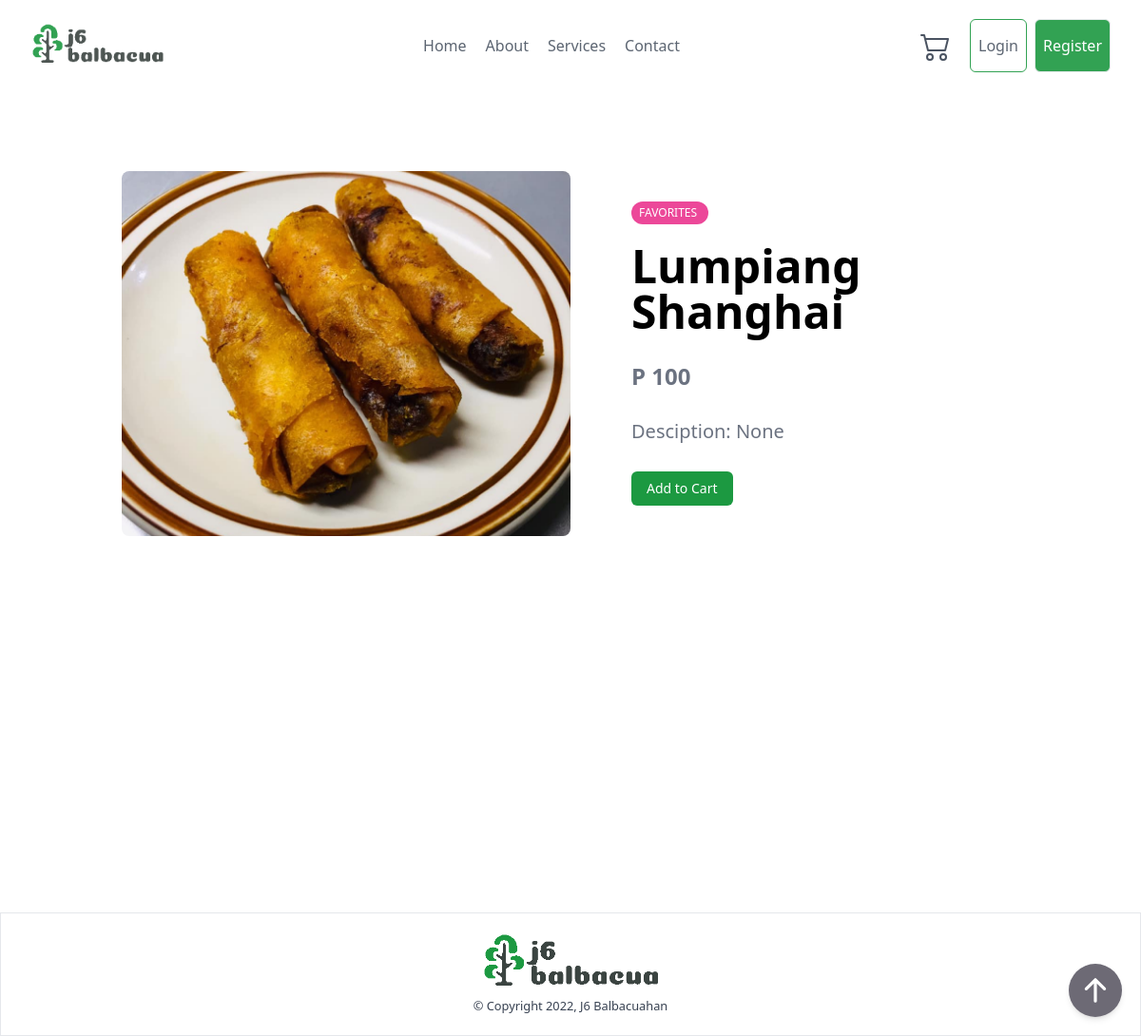
Page /detail/6/ on the earlier database version.
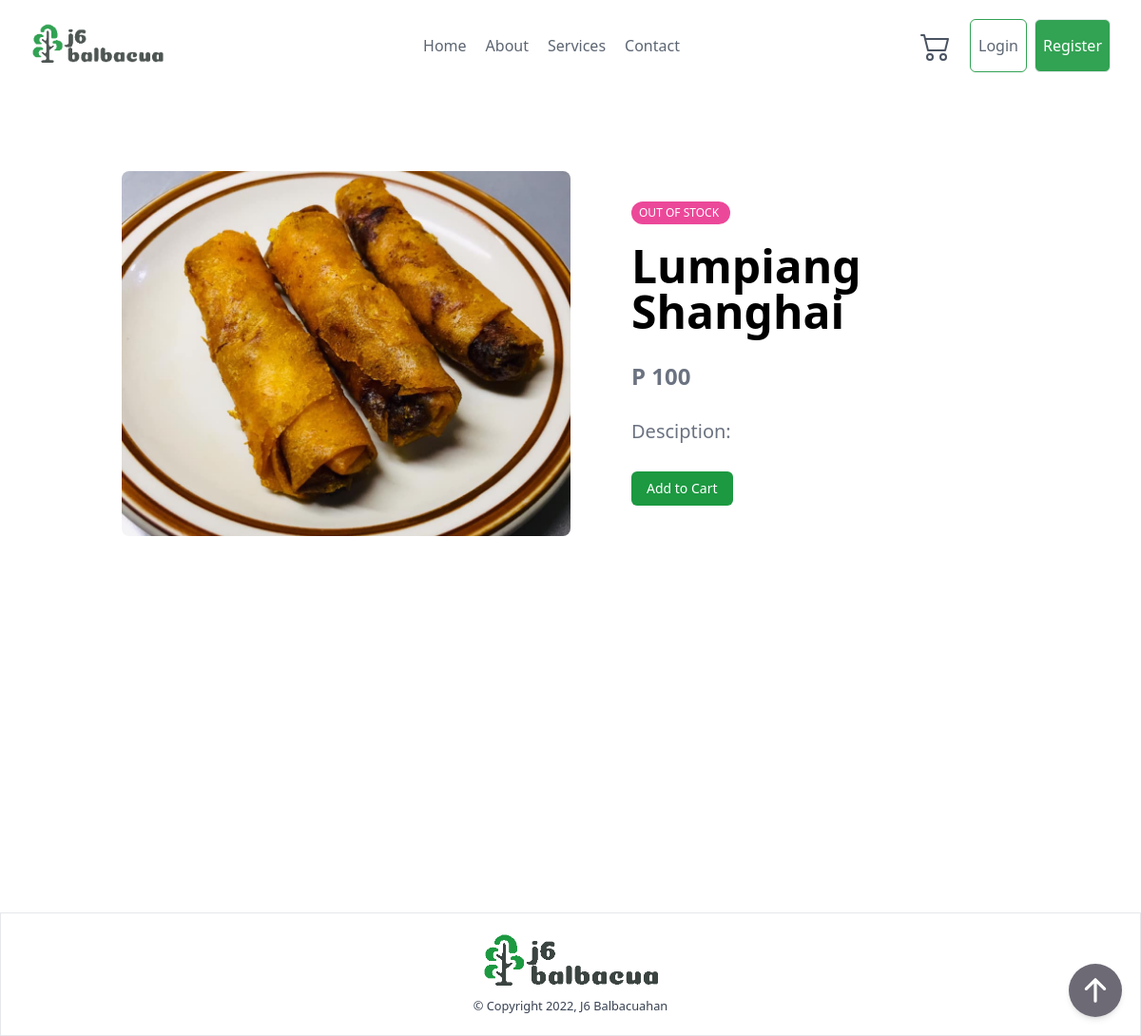
Same page on the later database version.
### ordering/models.py (models this page shows, shortened)
class Food(models.Model):
    STATUS = [
        ('Best Seller', 'Best Seller'),
        ('Favorites', 'Favorites'),
        ('Special', 'Special'),
        ('Out Of Stock', 'Out Of Stock')
    ]
    name = models.CharField(max_length=255)
    price = models.PositiveIntegerField()
    status = models.CharField(
        max_length=50, choices=STATUS, default='Favorites')
    food_image = models.ImageField(
        upload_to='food_img/', null=True, blank=True)
    description = models.TextField(blank=True, null=True)
    created = models.DateTimeField(auto_now_add=True)
    updated = models.DateTimeField(auto_now=True)

### ordering/views.py (the view)
# urls.py: path('detail/<int:pk>/', views.DetailView.as_view(), name="detail-view"),
class DetailView(DetailView):
    template_name = "detail_full_view.html"
    model = Food
    context_object_name = "food"

### templates/detail_full_view.html
{% extends 'base.html' %}
{% block content %}
{% include 'components/header.html' %}
<div class="min-h-screen container mx-auto p-5 mt-16">
    <div class="flex flex-col items-center sm:px-5 md:flex-row">
        <div class="w-full md:w-1/2">
            <a href="{% url 'detail-view' food.pk %}" class="block">
                <img class="object-cover w-full h-full rounded-lg max-h-64 sm:max-h-96" src="{{ food.food_image.url }}">
            </a>
        </div>
        <div class="flex flex-col items-start justify-center w-full h-full py-6 mb-6 md:mb-0 md:w-1/2">
            <div class="flex flex-col items-start justify-center h-full space-y-3 transform md:pl-10 lg:pl-16 md:space-y-5">
                <div class="bg-pink-500  items-center pl-2 pr-3 py-1.5 leading-none rounded-full text-xs font-medium uppercase text-white inline-block">
                    <span>{{food.status}}</span>
                </div>
                <h1 class="text-4xl font-bold leading-none lg:text-5xl xl:text-6xl">{{food.name}}</h1>
                <p class="pt-2 font-bold text-2xl text-gray-500">P {{food.price}}</p>
                <p class="pt-2 text-xl text-gray-500">Desciption: {{food.description}}</p>
                <p class="pt-2 text-sm font-medium"><a href="{% url 'add_to_cart' food.pk %}" hx-boost="true" class="mr-1 underline"><button class="px-4 py-2 text-white transition-colors duration-200 transform rounded-md bg-j6primary hover:bg-green-500 focus:outline-none focus:bg-green-500">Add to Cart</button></a></p>
            </div>
        </div>
    </div>
</div>
{% include 'components/footer.html' %}
{% endblock %}

### templates/base.html (shortened to what this page needs)
{% load static %}
<!DOCTYPE html>
<html lang="en">
<head>
    <link rel="stylesheet" href="{% static 'css/output.css' %}">
</head>
<body>
{% block content %}
{% endblock %}
{% include 'components/floating_button.html' %}
</body>
</html>

### templates/components/header.html (shortened to what this page needs)
{% load static %}
<section class="relative w-full px-8 text-gray-700 bg-white opacity-90 body-font">
    <div class="container flex flex-col flex-wrap items-center justify-between py-5 mx-auto md:flex-row max-w-7xl">
        <a href="{% url 'index' %}" class="relative z-10 flex items-center w-auto text-2xl font-extrabold leading-none text-black select-none">
            <img class="h-12" src="{% static 'assets/img/j6-logo.png' %}" alt="">
        </a>
        <nav class="top-0 left-0 z-0 flex items-center justify-center w-full h-full py-5 -ml-0 space-x-5 text-base md:-ml-5 md:py-0 md:absolute">
            <a href="{% url 'index' %}" hx-boost="true" class="relative font-medium leading-6 text-gray-600 transition duration-150 ease-out hover:text-gray-900" x-data="{ hover: false }" @mouseenter="hover = true" @mouseleave="hover = false">
                <span class="block">Home</span>
                <span class="absolute bottom-0 left-0 inline-block w-full h-0.5 -mb-1 overflow-hidden">
                </span>
            </a>
            <a href="{% url 'about' %}" hx-boost="true" class="relative font-medium leading-6 text-gray-600 transition duration-150 ease-out hover:text-gray-900" x-data="{ hover: false }" @mouseenter="hover = true" @mouseleave="hover = false">
                <span class="block">About</span>
                <span class="absolute bottom-0 left-0 inline-block w-full h-0.5 -mb-1 overflow-hidden">
                </span>
            </a>
            <a href="{% url 'service' %}" hx-boost="true" class="relative font-medium leading-6 text-gray-600 transition duration-150 ease-out hover:text-gray-900" x-data="{ hover: false }" @mouseenter="hover = true" @mouseleave="hover = false">
                <span class="block">Services</span>
                <span class="absolute bottom-0 left-0 inline-block w-full h-0.5 -mb-1 overflow-hidden">
                </span>
            </a>
            <a href="{% url 'contact' %}" hx-boost="true" id="contact-button" class="relative font-medium leading-6 text-gray-600 transition duration-150 ease-out hover:text-gray-900" x-data="{ hover: false }" @mouseenter="hover = true" @mouseleave="hover = false">
                <span class="block">Contact</span>
                <span class="absolute bottom-0 left-0 inline-block w-full h-0.5 -mb-1 overflow-hidden">
                </span>
            </a>
        </nav>
        {% if user.is_authenticated %}
        <div class="flex gap-2 ">
            <a id="cart-icon" href="{% url 'cart' %}" hx-boost="true" class="relative p-3 cursor-pointer hover:bg-blue-200">
                <svg class="w-8 h-8" xmlns="http://www.w3.org/2000/svg" fill="currentColor" class="bi bi-cart2" viewBox="0 0 16 16">
                    <path d="M0 2.5A.5.5 0 0 1 .5 2H2a.5.5 0 0 1 .485.379L2.89 4H14.5a.5.5 0 0 1 .485.621l-1.5 6A.5.5 0 0 1 13 11H4a.5.5 0 0 1-.485-.379L1.61 3H.5a.5.5 0 0 1-.5-.5zM3.14 5l1.25 5h8.22l1.25-5H3.14zM5 13a1 1 0 1 0 0 2 1 1 0 0 0 0-2zm-2 1a2 2 0 1 1 4 0 2 2 0 0 1-4 0zm9-1a1 1 0 1 0 0 2 1 1 0 0 0 0-2zm-2 1a2 2 0 1 1 4 0 2 2 0 0 1-4 0z"/>
                </svg>
                {% if cart %}
                <p class="absolute flex items-center justify-center w-6 h-6 p-2 text-sm text-gray-100 bg-red-500 border-2 border-white rounded-full top-2 right-1">{{cart}}</p>
                {% endif %}
            </a>
            <a href="{% url 'profile' %}" class="flex items-center px-2 text-gray-600 transition-colors duration-200 transform bg-white border rounded-md border-j6primary hover:text-gray-100 hover:bg-j6primary focus:outline-none focus:bg-green-500">Profile</a>
            <a href="{% url 'logout' %}" class="flex items-center px-2 text-gray-600 transition-colors duration-200 transform bg-white border rounded-md border-j6primary hover:text-gray-100 hover:bg-j6primary focus:outline-none focus:bg-green-500">Logout</a>
        </div>
        {% else %}
        <div class="z-20 flex gap-2">
            <a id="cart-icon" href="{% url 'cart' %}" hx-boost="true" hx-indicator="#my-indicator" class="relative p-3 cursor-pointer hover:bg-blue-200">
            </a>
            <a href="{% url 'sign-in' %}" class="flex items-center px-2 text-gray-600 transition-colors duration-200 transform bg-white border rounded-md border-j6primary hover:text-gray-100 hover:bg-j6primary focus:outline-none focus:bg-green-500">Login</a>
            <a href="{% url 'sign-up'  %}" class="flex items-center px-2 text-white transition-colors duration-200 transform border rounded-md outline-j6primary bg-j6primary hover:bg-gray-100 hover:text-gray-600 hover:border-j6primary focus:outline-none focus:bg-green-500">Register</a>
        </div>
        {% endif %}
    </div>
</section>

### templates/components/footer.html
{% load static %}
<section class="relative w-full px-8 text-gray-700 bg-white border border-t body-font" data-tails-scripts="//unpkg.com/alpinejs">
    <div class="container flex flex-col flex-wrap items-center justify-between py-5 mx-auto md:flex-row max-w-7xl">
        <div class="flex flex-col items-center justify-center mx-auto">
            <img class="h-16" src="{% static 'assets/img/j6-logo.png' %}" alt="logo">
            <p><small>&copy; Copyright 2022, J6 Balbacuahan</small></p>
        </div>
    </div>
</section>

### templates/components/floating_button.html
<button
    x-data
    @click="window.scrollTo({top: 0, behavior: 'smooth'})"
    type="button"
    class="fixed inline-block p-3 text-xs font-medium leading-tight text-white uppercase transition duration-150 ease-in-out bg-[#6D6A75] rounded-full shadow-md hover:bg-[#A19FA8] hover:shadow-lg focus:bg-[#3B3A40] focus:shadow-lg focus:outline-none focus:ring-0 active:bg-[#313036] active:shadow-lg bottom-5 right-5"
    x-transition.opacity
>
    <svg
        xmlns="http://www.w3.org/2000/svg"
        class="w-6 h-6 md:w-8 md:h-8"
        viewBox="0 0 20 20"
        fill="currentColor"
    >
        <path
        fill-rule="evenodd"
        d="M3.293 9.707a1 1 0 010-1.414l6-6a1 1 0 011.414 0l6 6a1 1 0 01-1.414 1.414L11 5.414V17a1 1 0 11-2 0V5.414L4.707 9.707a1 1 0 01-1.414 0z"
        clip-rule="evenodd"
        />
    </svg>
</button>

Differences in the rows shown:
changed Food "Lumpiang Shanghai": status "FAVORITES" → "OUT OF STOCK"; description "None" → (not shown)
